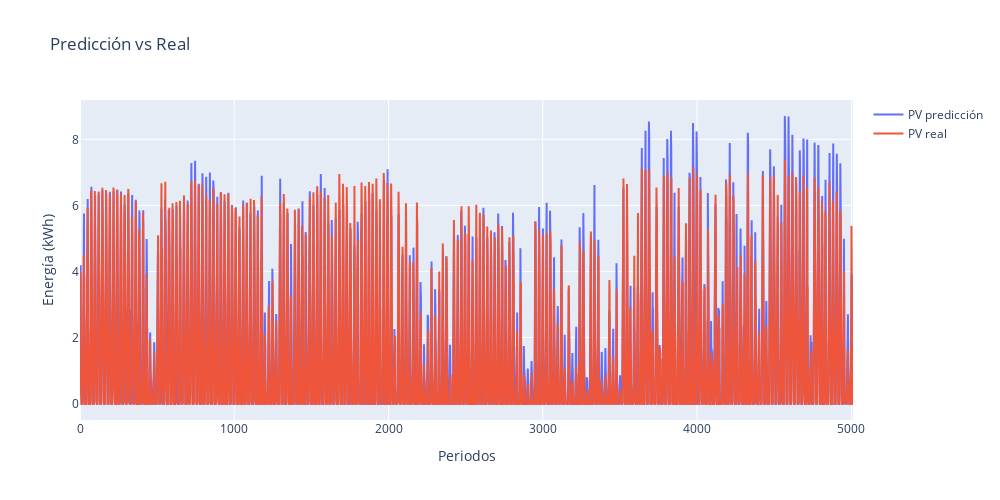

The code cell stored with this chart in its notebook:
### Markdown cell above
## Necesitamos hacer Zoom in!!

### Code cell
import plotly.graph_objects as go  # Importamos la librería de plotly

init = list(range(len(y_predict_inv)))
y_predict_plot = pd.DataFrame(data=y_predict_inv, index=init, columns=['predict'])
y_test_plot = pd.DataFrame(data=y_test_inv, index=init, columns=['test'])


# Creamos la figura
fig = go.Figure()
fig.add_trace(go.Scatter(x=init, y=y_predict_plot['predict'][init],
                    mode='lines',
                    name='PV predicción'))
fig.add_trace(go.Scatter(x=init, y=y_test_plot['test'][init],
                     mode='lines', name='PV real'))


# Editamos la figura
fig.update_layout(autosize=False,
                  width=1000,
                    height=500,
                    title='Predicción vs Real',
                   xaxis_title='Periodos',
                   yaxis_title='Energía (kWh)')


fig.show()

### Figure 1 — Plotly figure (JSON) as saved in the notebook; plotly's stock layout.template omitted (floating-point values rounded to 4 significant figures; data arrays with more than 128 entries replaced by an {"elided": "..."} marker saying what was removed)
{"data": [{"mode": "lines", "name": "PV predicción", "type": "scatter", "x": {"elided": "5012 int values"}, "y": {"elided": "5012 float values"}}, {"mode": "lines", "name": "PV real", "type": "scatter", "x": {"elided": "5012 int values"}, "y": {"elided": "5012 float values"}}], "layout": {"autosize": false, "height": 500, "title": {"text": "Predicción vs Real"}, "width": 1000, "xaxis": {"title": {"text": "Periodos"}}, "yaxis": {"title": {"text": "Energía (kWh)"}}}}
